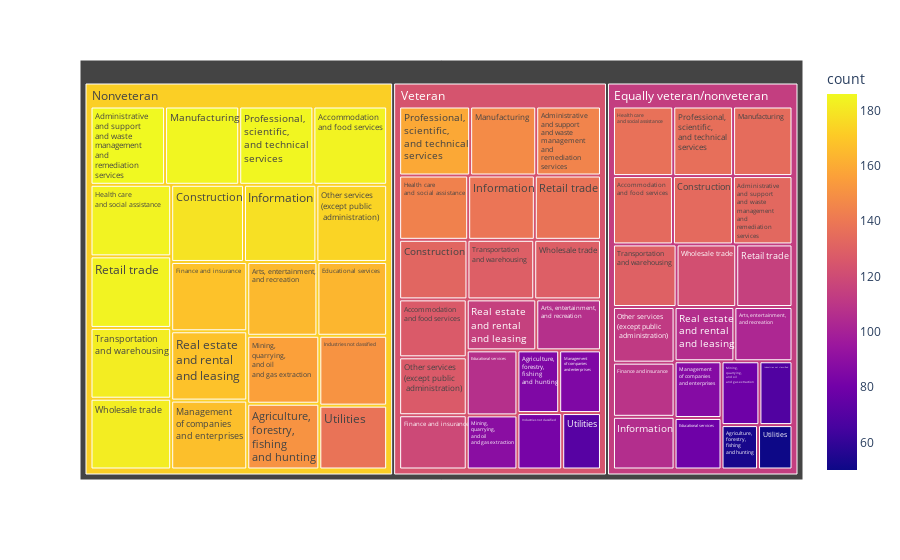

This figure's notebook cell:
### Code cell
treemap_df = company_df.groupby(['NAICS2017_LABEL','VET_GROUP_LABEL']).size().reset_index(name='count') 
treemap_df = treemap_df.replace('Administrative and support and waste management and remediation services','Administrative <br>and support<br>and waste <br>management<br>and <br>remediation <br>services') 
treemap_df = treemap_df.replace('Professional, scientific, and technical services','Professional,<br>scientific,<br>and technical <br>services') 
treemap_df = treemap_df.replace('Transportation and warehousing','Transportation<br>and warehousing') 
treemap_df = treemap_df.replace('Accommodation and food services','Accommodation<br>and food services') 
treemap_df = treemap_df.replace('Health care and social assistance','Health care<br>and social assistance') 
treemap_df = treemap_df.replace('Real estate and rental and leasing','Real estate<br>and rental <br>and leasing') 
treemap_df = treemap_df.replace('Arts, entertainment, and recreation','Arts, entertainment,<br>and recreation') 
treemap_df = treemap_df.replace('Management of companies and enterprises','Management <br>of companies<br>and enterprises') 
treemap_df = treemap_df.replace('Other services (except public administration)','Other services<br>(except public<br> administration)') 
treemap_df = treemap_df.replace('Mining, quarrying, and oil and gas extraction','Mining, <br>quarrying,<br>and oil <br>and gas extraction') 
treemap_df = treemap_df.replace('Agriculture, forestry, fishing and hunting','Agriculture, <br>forestry,<br>fishing <br>and hunting')
treemap_df = treemap_df.loc[~treemap_df["VET_GROUP_LABEL"].str.contains("Classifiable")] 
treemap_df = treemap_df.loc[~treemap_df["VET_GROUP_LABEL"].str.contains("Unclassifiable")] 
treemap_df = treemap_df.loc[~treemap_df["VET_GROUP_LABEL"].str.contains("Total")] 
treemap_df = treemap_df.loc[~treemap_df["NAICS2017_LABEL"].str.contains('Total for all sectors')]
fig = px.treemap(treemap_df, path=['VET_GROUP_LABEL','NAICS2017_LABEL'],values='count', color = 'count', ) 

fig.show()

### Figure 1 — Plotly figure (JSON) as saved in the notebook; plotly's stock layout.template omitted (floating-point values rounded to 4 significant figures)
{"data": [{"branchvalues": "total", "customdata": [[134], [184], [127], [133], [186], [145], [53], [151], [85], [103], [165], [107], [134], [179], [132], [79], [164], [107], [109], [168], [119], [137], [184], [144], [69], [151], [82], [106], [178], [139], [87], [167], [85], [135], [185], [148], [79], [156], [89], [112], [174], [127], [136], [185], [159], [106], [168], [115], [115], [184], [138], [130], [182], [129], [50], [138], [71], [122], [182], [129], [113.5], [172.6], [124.0]], "domain": {"x": [0, 1], "y": [0, 1]}, "hovertemplate": "labels=%{label}<br>count_sum=%{value}<br>parent=%{parent}<br>id=%{id}<br>count=%{color}<extra></extra>", "ids": ["Equally veteran/nonveteran/Accommodation<br>and food services", "Nonveteran/Accommodation<br>and food services", "Veteran/Accommodation<br>and food services", "Equally veteran/nonveteran/Administrative <br>and support<br>and waste <br>management<br>and <br>remediation <br>services", "Nonveteran/Administrative <br>and support<br>and waste <br>management<br>and <br>remediation <br>services", "Veteran/Administrative <br>and support<br>and waste <br>management<br>and <br>remediation <br>services", "Equally veteran/nonveteran/Agriculture, <br>forestry,<br>fishing <br>and hunting", "Nonveteran/Agriculture, <br>forestry,<br>fishing <br>and hunting", "Veteran/Agriculture, <br>forestry,<br>fishing <br>and hunting", "Equally veteran/nonveteran/Arts, entertainment,<br>and recreation", "Nonveteran/Arts, entertainment,<br>and recreation", "Veteran/Arts, entertainment,<br>and recreation", "Equally veteran/nonveteran/Construction", "Nonveteran/Construction", "Veteran/Construction", "Equally veteran/nonveteran/Educational services", "Nonveteran/Educational services", "Veteran/Educational services", "Equally veteran/nonveteran/Finance and insurance", "Nonveteran/Finance and insurance", "Veteran/Finance and insurance", "Equally veteran/nonveteran/Health care<br>and social assistance", "Nonveteran/Health care<br>and social assistance", "Veteran/Health care<br>and social assistance", "Equally veteran/nonveteran/Industries not classified", "Nonveteran/Industries not classified", "Veteran/Industries not classified", "Equally veteran/nonveteran/Information", "Nonveteran/Information", "Veteran/Information", "Equally veteran/nonveteran/Management <br>of companies<br>and enterprises", "Nonveteran/Management <br>of companies<br>and enterprises", "Veteran/Management <br>of companies<br>and enterprises", "Equally veteran/nonveteran/Manufacturing", "Nonveteran/Manufacturing", "Veteran/Manufacturing", "Equally veteran/nonveteran/Mining, <br>quarrying,<br>and oil <br>and gas extraction", "Nonveteran/Mining, <br>quarrying,<br>and oil <br>and gas extraction", "Veteran/Mining, <br>quarrying,<br>and oil <br>and gas extraction", "Equally veteran/nonveteran/Other services<br>(except public<br> administration)", "Nonveteran/Other services<br>(except public<br> administration)", "Veteran/Other services<br>(except public<br> administration)", "Equally veteran/nonveteran/Professional,<br>scientific,<br>and technical <br>services", "Nonveteran/Professional,<br>scientific,<br>and technical <br>services", "Veteran/Professional,<br>scientific,<br>and technical <br>services", "Equally veteran/nonveteran/Real estate<br>and rental <br>and leasing", "Nonveteran/Real estate<br>and rental <br>and leasing", "Veteran/Real estate<br>and rental <br>and leasing", "Equally veteran/nonveteran/Retail trade", "Nonveteran/Retail trade", "Veteran/Retail trade", "Equally veteran/nonveteran/Transportation<br>and warehousing", "Nonveteran/Transportation<br>and warehousing", "Veteran/Transportation<br>and warehousing", "Equally veteran/nonveteran/Utilities", "Nonveteran/Utilities", "Veteran/Utilities", "Equally veteran/nonveteran/Wholesale trade", "Nonveteran/Wholesale trade", "Veteran/Wholesale trade", "Equally veteran/nonveteran", "Nonveteran", "Veteran"], "labels": ["Accommodation<br>and food services", "Accommodation<br>and food services", "Accommodation<br>and food services", "Administrative <br>and support<br>and waste <br>management<br>and <br>remediation <br>services", "Administrative <br>and support<br>and waste <br>management<br>and <br>remediation <br>services", "Administrative <br>and support<br>and waste <br>management<br>and <br>remediation <br>services", "Agriculture, <br>forestry,<br>fishing <br>and hunting", "Agriculture, <br>forestry,<br>fishing <br>and hunting", "Agriculture, <br>forestry,<br>fishing <br>and hunting", "Arts, entertainment,<br>and recreation", "Arts, entertainment,<br>and recreation", "Arts, entertainment,<br>and recreation", "Construction", "Construction", "Construction", "Educational services", "Educational services", "Educational services", "Finance and insurance", "Finance and insurance", "Finance and insurance", "Health care<br>and social assistance", "Health care<br>and social assistance", "Health care<br>and social assistance", "Industries not classified", "Industries not classified", "Industries not classified", "Information", "Information", "Information", "Management <br>of companies<br>and enterprises", "Management <br>of companies<br>and enterprises", "Management <br>of companies<br>and enterprises", "Manufacturing", "Manufacturing", "Manufacturing", "Mining, <br>quarrying,<br>and oil <br>and gas extraction", "Mining, <br>quarrying,<br>and oil <br>and gas extraction", "Mining, <br>quarrying,<br>and oil <br>and gas extraction", "Other services<br>(except public<br> administration)", "Other services<br>(except public<br> administration)", "Other services<br>(except public<br> administration)", "Professional,<br>scientific,<br>and technical <br>services", "Professional,<br>scientific,<br>and technical <br>services", "Professional,<br>scientific,<br>and technical <br>services", "Real estate<br>and rental <br>and leasing", "Real estate<br>and rental <br>and leasing", "Real estate<br>and rental <br>and leasing", "Retail trade", "Retail trade", "Retail trade", "Transportation<br>and warehousing", "Transportation<br>and warehousing", "Transportation<br>and warehousing", "Utilities", "Utilities", "Utilities", "Wholesale trade", "Wholesale trade", "Wholesale trade", "Equally veteran/nonveteran", "Nonveteran", "Veteran"], "marker": {"coloraxis": "coloraxis", "colors": [134, 184, 127, 133, 186, 145, 53, 151, 85, 103, 165, 107, 134, 179, 132, 79, 164, 107, 109, 168, 119, 137, 184, 144, 69, 151, 82, 106, 178, 139, 87, 167, 85, 135, 185, 148, 79, 156, 89, 112, 174, 127, 136, 185, 159, 106, 168, 115, 115, 184, 138, 130, 182, 129, 50, 138, 71, 122, 182, 129, 113.5, 172.6, 124.0]}, "name": "", "parents": ["Equally veteran/nonveteran", "Nonveteran", "Veteran", "Equally veteran/nonveteran", "Nonveteran", "Veteran", "Equally veteran/nonveteran", "Nonveteran", "Veteran", "Equally veteran/nonveteran", "Nonveteran", "Veteran", "Equally veteran/nonveteran", "Nonveteran", "Veteran", "Equally veteran/nonveteran", "Nonveteran", "Veteran", "Equally veteran/nonveteran", "Nonveteran", "Veteran", "Equally veteran/nonveteran", "Nonveteran", "Veteran", "Equally veteran/nonveteran", "Nonveteran", "Veteran", "Equally veteran/nonveteran", "Nonveteran", "Veteran", "Equally veteran/nonveteran", "Nonveteran", "Veteran", "Equally veteran/nonveteran", "Nonveteran", "Veteran", "Equally veteran/nonveteran", "Nonveteran", "Veteran", "Equally veteran/nonveteran", "Nonveteran", "Veteran", "Equally veteran/nonveteran", "Nonveteran", "Veteran", "Equally veteran/nonveteran", "Nonveteran", "Veteran", "Equally veteran/nonveteran", "Nonveteran", "Veteran", "Equally veteran/nonveteran", "Nonveteran", "Veteran", "Equally veteran/nonveteran", "Nonveteran", "Veteran", "Equally veteran/nonveteran", "Nonveteran", "Veteran", "", "", ""], "type": "treemap", "values": [134, 184, 127, 133, 186, 145, 53, 151, 85, 103, 165, 107, 134, 179, 132, 79, 164, 107, 109, 168, 119, 137, 184, 144, 69, 151, 82, 106, 178, 139, 87, 167, 85, 135, 185, 148, 79, 156, 89, 112, 174, 127, 136, 185, 159, 106, 168, 115, 115, 184, 138, 130, 182, 129, 50, 138, 71, 122, 182, 129, 2129, 3431, 2377]}], "layout": {"coloraxis": {"colorbar": {"title": {"text": "count"}}, "colorscale": [[0, "#0d0887"], [0.1111, "#46039f"], [0.2222, "#7201a8"], [0.3333, "#9c179e"], [0.4444, "#bd3786"], [0.5556, "#d8576b"], [0.6667, "#ed7953"], [0.7778, "#fb9f3a"], [0.8889, "#fdca26"], [1, "#f0f921"]]}, "legend": {"tracegroupgap": 0}, "margin": {"t": 60}}}
